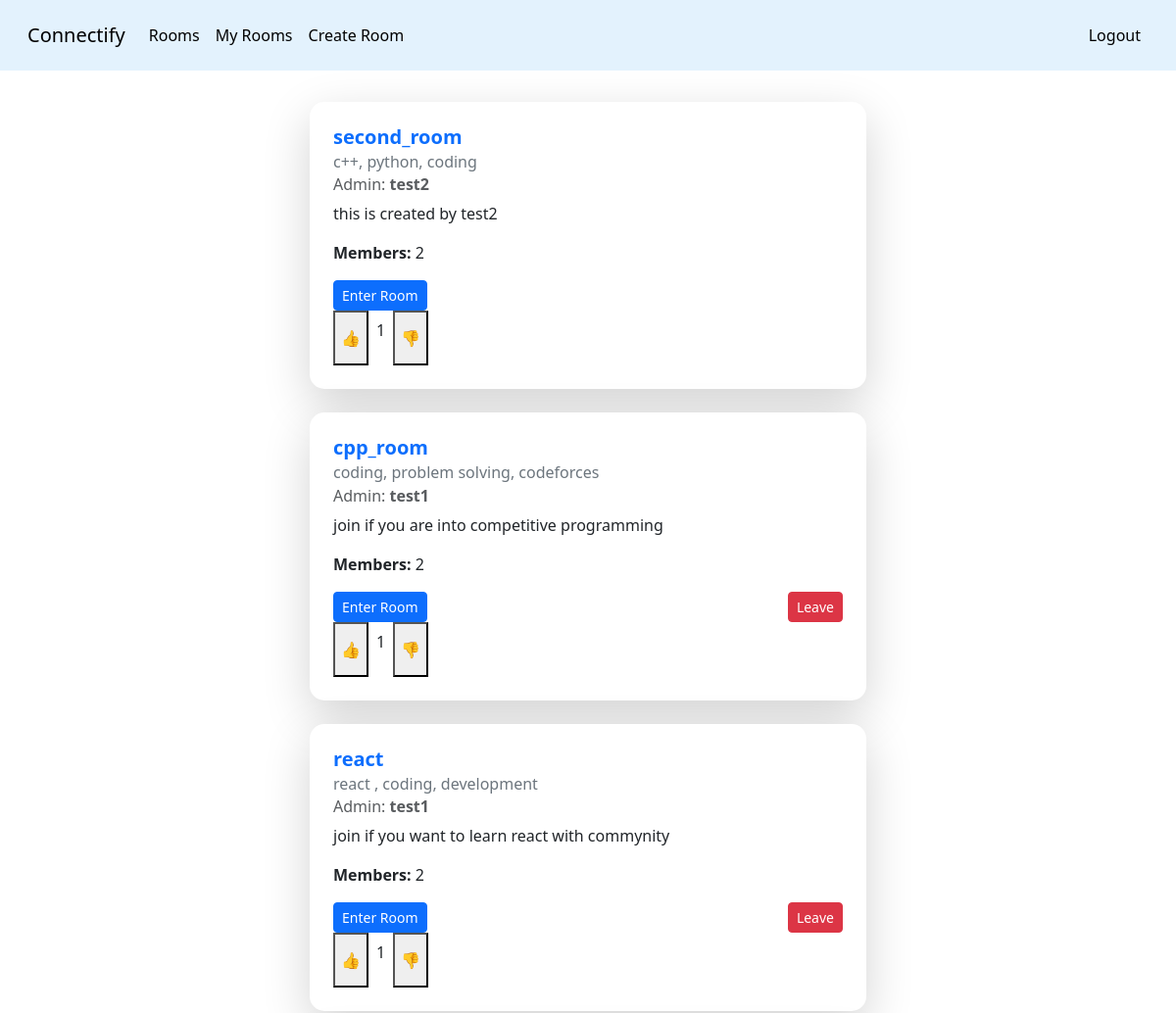
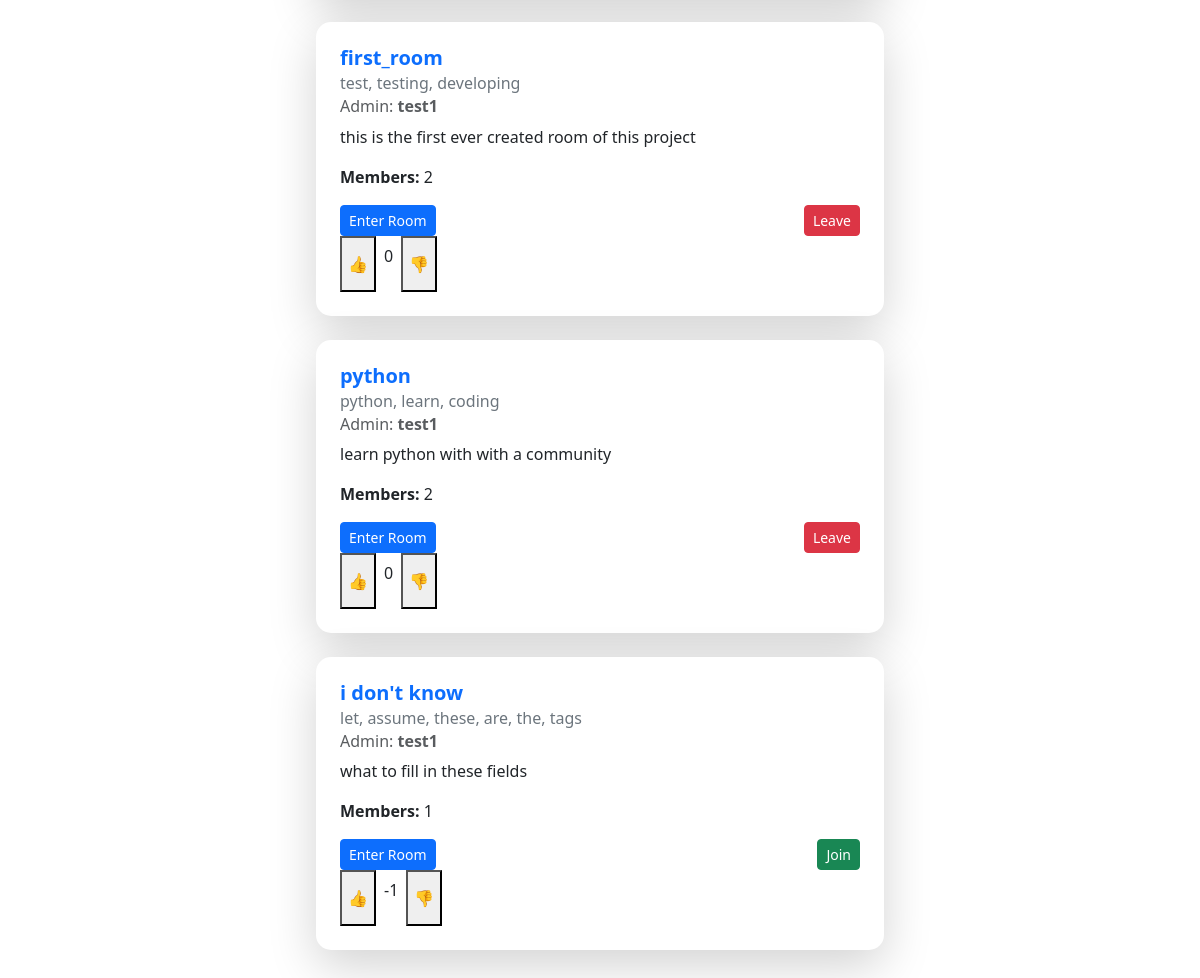
Page /dashboard/ (signed in) on the committed database (2 pictures, top to bottom).
### room/models.py (models this page shows, shortened)
class Room(models.Model):
    room_name = models.CharField(max_length=100)
    created_by = models.ForeignKey(User, on_delete=models.CASCADE, related_name= 'created_rooms')
    created_at = models.DateTimeField(auto_now_add = True)
    description = models.CharField(max_length=500)
    tags = models.CharField(max_length=500)
    members = models.ManyToManyField(User, related_name='joined_rooms', blank=True)
    is_private = models.BooleanField(default=False)
    voters = models.JSONField(default=dict, blank = True)
    votecount = models.IntegerField(default= 0, blank= True)

### core/views.py (the view)
# urls.py: path('dashboard/' ,views.dashboard , name = 'dashboard'),
@login_required
def dashboard(request):
    rooms = Room.objects.all().order_by('-votecount')
    context = {'rooms':rooms}
    return render(request, 'core/dashboard.html',context)

### core/templates/core/dashboard.html (shortened to what this page needs)
{% extends "base.html" %}
{% block content %}
<div class="container w-50 p-3">
   {% for room in rooms %}
        <div class="card shadow-lg border-0" style="border-radius: 15px;">
            <div class="card-body p-4">
                <h5 class="card-title fw-bold text-primary">{{ room.room_name }}</h5>
                <h6 class="card-subtitle mb-2 text-secondary">{{ room.tags }}</h6>
                <h6 class="card-subtitle mb-2 text-muted">Admin: <span class="fw-semibold">{{ room.created_by.username }}</span></h6>
                <p class="card-text text-dark">{{ room.description }}</p>
                <p class="card-text"><strong>Members:</strong> {{ room.members.count }}</p>
                <div class="d-flex justify-content-between">
                    {% if room.is_private == False %}
                        <a href="{% url 'feed' room.id %}" class="btn btn-primary btn-sm">Enter Room</a>
                    {% endif %}
                    {% if user != room.created_by %}
                        {% if user in room.members.all %}
                            <a href="{% url 'leave_room' room.id %}" class="btn btn-danger btn-sm">Leave</a>
                        {% else %}
                            <a href="{% url 'join_room' room.id %}" class="btn btn-success btn-sm">Join</a>
                        {% endif %}
                    {% endif %}
                </div>
                <div class="d-flex">
                    <button id="upvote-btn-{{ room.id }}" class="vote-btn" data-room-id="{{ room.id }}" data-action="upvote">👍</button>
                    <p class="p-2" id="votecount-{{ room.id }}">{{ room.votecount }}</p>
                    <button id="downvote-btn-{{ room.id }}" class="vote-btn" data-room-id="{{ room.id }}" data-action="downvote">👎</button>
                </div>
            </div>
        </div>
        <br>
   {% endfor %}
</div>
{% endblock content %}

### rows in the picture
Room: room_name "second_room", tags "c++, python, coding", created_by.username "test2", description "this is created by test2", members.count "2", is_private "Enter Room", votecount "1"
Room: room_name "cpp_room", tags "coding, problem solving, codeforces", created_by.username "test1", description "join if you are into competitive programming", members.count "2", is_private "Enter Room", shows "Leave", votecount "1"
Room: room_name "react", tags "react , coding, development", created_by.username "test1", description "join if you want to learn react with commynity", members.count "2", is_private "Enter Room", shows "Leave", votecount "1"
Room: room_name "first_room", tags "test, testing, developing", created_by.username "test1", description "this is the first ever created room of this project", members.count "2", is_private "Enter Room", shows "Leave", votecount "0"
Room: room_name "python", tags "python, learn, coding", created_by.username "test1", description "learn python with with a community", members.count "2", is_private "Enter Room", shows "Leave", votecount "0"
Room: room_name "i don't know", tags "let, assume, these, are, the, tags", created_by.username "test1", description "what to fill in these fields", members.count "1", is_private "Enter Room", shows "Join", votecount "-1"
